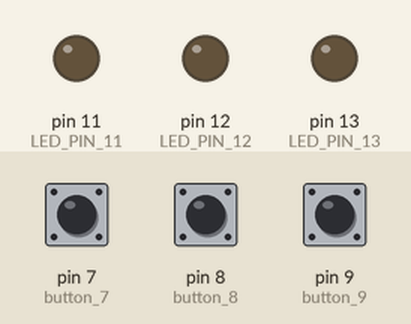
This sketch was run on a simulated Arduino Uno, built with avr-gcc and run on an emulated ATmega328P. Parts: output pins drawn as LEDs (lit = HIGH). The test bench sets the inputs (shaded band); at power-on: pin 7 (button_7) HIGH, pin 8 (button_8) HIGH, pin 9 (button_9) HIGH.

Above: at 2.8 s.
2.9 s: pin 7 (button_7) pulled LOW for 1.2 s
At 4.2 s:
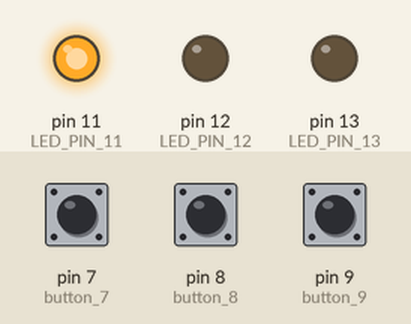
6.5 s: pin 8 (button_8) pulled LOW for 1.2 s
At 7.8 s:
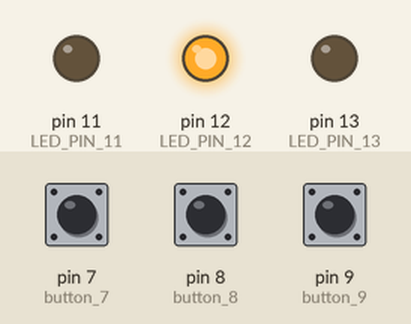
9.5 s: pin 9 (button_9) pulled LOW for 1.2 s
At 10.7 s:
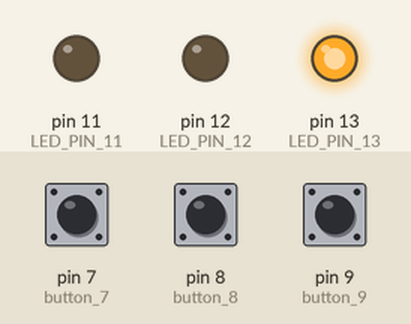
12.5 s: pin 9 (button_9) pulled LOW for 3.2 s
At 16.5 s:
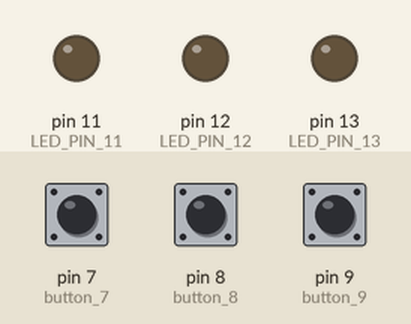
17.5 s: pin 7 (button_7) pulled LOW for 3.2 s
At 19.2 s:
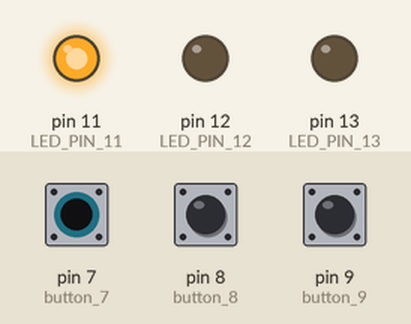
22.5 s: pin 7 (button_7) driven LOW and pin 8 (button_8) driven LOW
At 24.2 s:
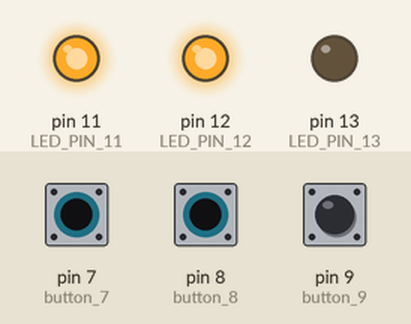
Timing chart, 0 to 25.5 s (numbered marks = the images above; inputs shaded):
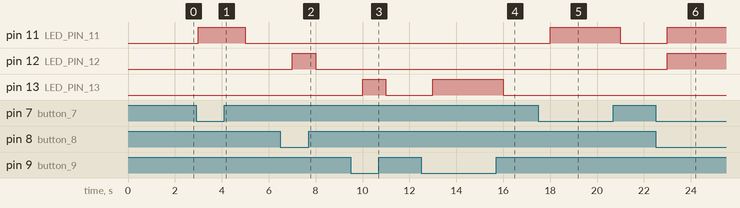

The sketch:

Exercise_1_4.ino
```cpp
const int button_7 = 7;
const int LED_PIN_11 = 11;

const int button_8 = 8;
const int LED_PIN_12 = 12;

const int button_9 = 9;
const int LED_PIN_13 = 13;

void setup(){
    pinMode(button_7, INPUT_PULLUP );
    pinMode( LED_PIN_11, OUTPUT );

    pinMode(button_8, INPUT_PULLUP );
    pinMode( LED_PIN_12, OUTPUT );

    pinMode(button_9, INPUT_PULLUP );
    pinMode( LED_PIN_13, OUTPUT );
    Serial.begin( 9600 );
}

void loop(){
    int value_7;
    int value_8;
    int value_9;

    value_7 = digitalRead(button_7);
    value_8 = digitalRead(button_8);
    value_9 = digitalRead(button_9);

    if ( value_7 == HIGH ){
        digitalWrite( LED_PIN_11, LOW );
    }else{
        digitalWrite( LED_PIN_11, HIGH );
    }

    if ( value_8 == HIGH ){
        digitalWrite( LED_PIN_12, LOW );
    }else{
        digitalWrite( LED_PIN_12, HIGH );
    }
    if ( value_9 == HIGH ){
        digitalWrite( LED_PIN_13, LOW );
    }else{
        digitalWrite( LED_PIN_13, HIGH );
    }

    delay( 1000 );
}
```

Measured:
- after the input at 2.9 s, pin 11 (LED_PIN_11): LOW → HIGH after 0.10 s, → LOW 2.0 s later
- after the input at 6.5 s, pin 12 (LED_PIN_12): LOW → HIGH after 0.50 s, → LOW 1.0 s later
- after the input at 9.5 s, pin 13 (LED_PIN_13): LOW → HIGH after 0.50 s, → LOW 1.0 s later
- after the input at 12.5 s, pin 13 (LED_PIN_13): LOW → HIGH after 0.50 s, → LOW 3.0 s later
- after the input at 17.5 s, pin 11 (LED_PIN_11): LOW → HIGH after 0.50 s, → LOW 3.0 s later
- after the input at 22.5 s, pin 11 (LED_PIN_11), pin 12 (LED_PIN_12): LOW → HIGH after 0.50 s
